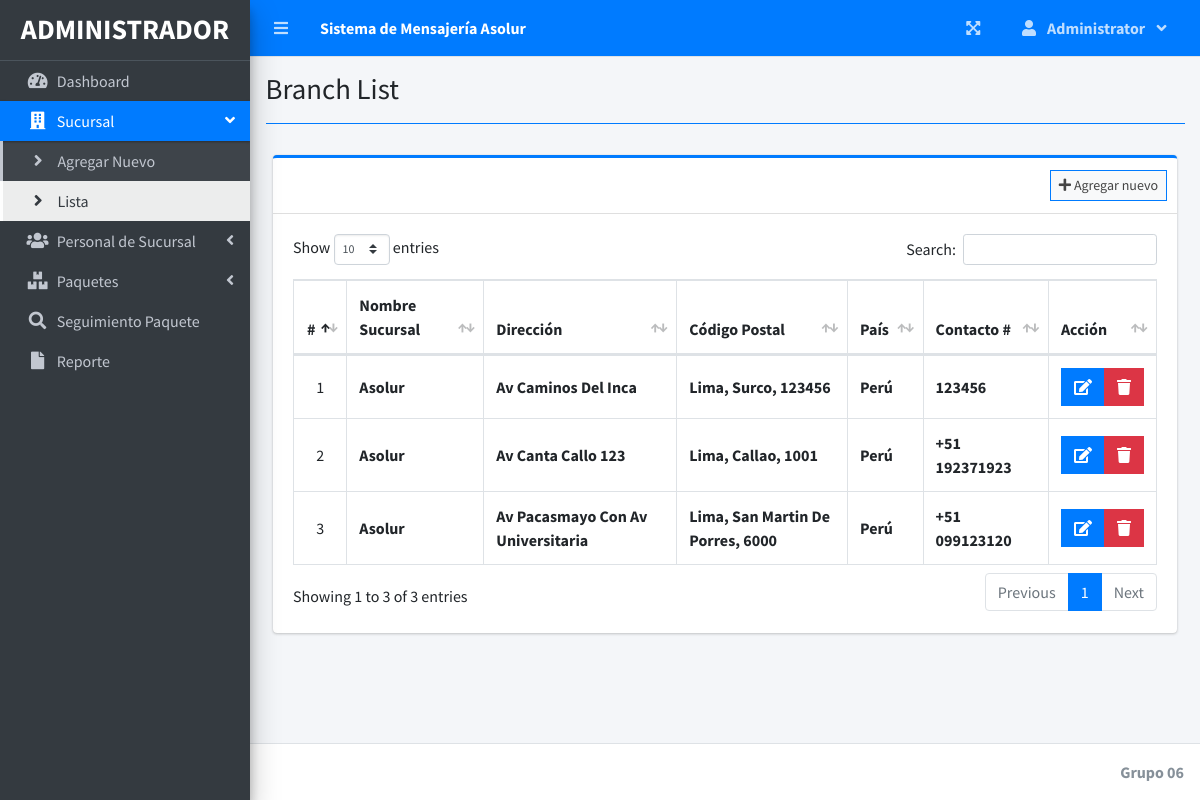
The page /index.php?page=branch_list (signed in) on the database its author committed.
### tables this page shows
CREATE TABLE `branches` (
  `id` int(30) NOT NULL,
  `branch_code` varchar(50) NOT NULL,
  `street` text NOT NULL,
  `city` text NOT NULL,
  `state` text NOT NULL,
  `zip_code` varchar(50) NOT NULL,
  `country` text NOT NULL,
  `contact` varchar(100) NOT NULL,
  `date_created` datetime NOT NULL DEFAULT current_timestamp()
);

### branch_list.php (the view, shortened to what this page needs)
<?php include'db_connect.php' ?>
<div class="col-lg-12">
	<div class="card card-outline card-primary">
		<div class="card-header">
			<div class="card-tools">
				<a class="btn btn-block btn-sm btn-default btn-flat border-primary " href="./index.php?page=new_branch"><i class="fa fa-plus"></i> Agregar nuevo</a>
			</div>
		</div>
		<div class="card-body">
			<table class="table tabe-hover table-bordered" id="list">
				<!-- <colgroup>
					<col width="5%">
					<col width="15%">
					<col width="25%">
					<col width="25%">
					<col width="15%">
				</colgroup> -->
				<thead>
					<tr>
						<th class="text-center">#</th>
						<th>Nombre Sucursal</th>
						<th>Dirección</th>
						<th>Código Postal</th>
						<th>País</th>
						<th>Contacto #</th>
						<th>Acción</th>
					</tr>
				</thead>
				<tbody>
					<?php
					$i = 1;
					$qry = $conn->query("SELECT * FROM branches order by street asc,city asc, state asc ");
					while($row= $qry->fetch_assoc()):
					?>
					<tr>
						<td class="text-center"><?php echo $i++ ?></td>
						<td class=""><b><?php echo $row['branch_code'] ?></b></td>
						<td><b><?php echo ucwords($row['street']) ?></b></td>
						<td><b><?php echo ucwords($row['city'].', '.$row['state'].', '.$row['zip_code']) ?></b></td>
						<td><b><?php echo ucwords($row['country']) ?></b></td>
						<td><b><?php echo $row['contact'] ?></b></td>
						<td class="text-center">
		                    <div class="btn-group">
		                        <a href="index.php?page=edit_branch&id=<?php echo $row['id'] ?>" class="btn btn-primary btn-flat ">
		                          <i class="fas fa-edit"></i>
		                        </a>
		                        <button type="button" class="btn btn-danger btn-flat delete_branch" data-id="<?php echo $row['id'] ?>">
		                          <i class="fas fa-trash"></i>
		                        </button>
	                      </div>
						</td>
					</tr>
				<?php endwhile; ?>
				</tbody>
			</table>
		</div>
	</div>
</div>

### index.php (shortened to what this page needs)
<!DOCTYPE html>
<!DOCTYPE html>
<html lang="en">
<?php
	include 'header.php'
?>
<body class="hold-transition sidebar-mini layout-fixed layout-navbar-fixed layout-footer-fixed">
<div class="wrapper">
  <?php include 'topbar.php' ?>
  <?php include 'sidebar.php' ?>
  <div class="content-wrapper">
    <div class="content-header">
      <div class="container-fluid">
        <div class="row mb-2">
          <div class="col-sm-6">
            <h1 class="m-0"><?php echo $title ?></h1>
          </div>
        </div>
            <hr class="border-primary">
      </div>
    </div>
    <section class="content">
      <div class="container-fluid">
         <?php
            $page = isset($_GET['page']) ? $_GET['page'] : 'home';
            if(!file_exists($page.".php")){
                include '404.html';
            }else{
            include $page.'.php';
            }
          ?>
      </div>
    </section>
  </div>
  <footer class="main-footer">
    <div class="float-right d-none d-sm-inline-block">
      <b>Grupo 06</b>
    </div>
  </footer>
</div>
</body>
</html>

### header.php (shortened to what this page needs)
<head>
  <?php
  $title = isset($_GET['page']) ? ucwords(str_replace("_", ' ', $_GET['page'])) : "Inicio";
  $title = str_replace("Persons Companies","Persons/Companies",$title);
  ?>
  <link rel="stylesheet" href="assets/plugins/fontawesome-free/css/all.min.css">
  <link rel="stylesheet" href="assets/plugins/overlayScrollbars/css/OverlayScrollbars.min.css">
  <link rel="stylesheet" href="assets/plugins/datatables-bs4/css/dataTables.bootstrap4.min.css">
  <link rel="stylesheet" href="assets/plugins/datatables-responsive/css/responsive.bootstrap4.min.css">
  <link rel="stylesheet" href="assets/plugins/datatables-buttons/css/buttons.bootstrap4.min.css">
  <link rel="stylesheet" href="assets/plugins/select2/css/select2.min.css">
  <link rel="stylesheet" href="assets/plugins/select2-bootstrap4-theme/select2-bootstrap4.min.css">
  <link rel="stylesheet" href="assets/plugins/sweetalert2-theme-bootstrap-4/bootstrap-4.min.css">
  <link rel="stylesheet" href="assets/plugins/toastr/toastr.min.css">
  <link rel="stylesheet" href="assets/plugins/dropzone/min/dropzone.min.css">
  <link rel="stylesheet" href="assets/dist/css/jquery.datetimepicker.min.css">
  <link rel="stylesheet" href="assets/plugins/icheck-bootstrap/icheck-bootstrap.min.css">
  <link rel="stylesheet" href="assets/plugins/bootstrap4-toggle/css/bootstrap4-toggle.min.css">
  <link rel="stylesheet" href="assets/dist/css/adminlte.min.css">
  <link rel="stylesheet" href="assets/dist/css/styles.css">
  <link rel="stylesheet" href="assets/plugins/summernote/summernote-bs4.min.css">
</head>

### topbar.php (shortened to what this page needs)
<nav class="main-header navbar navbar-expand navbar-primary navbar-dark ">
  <ul class="navbar-nav">
    <?php if(isset($_SESSION['login_id'])): ?>
    <li class="nav-item">
      <a class="nav-link" data-widget="pushmenu" href="" role="button"><i class="fas fa-bars"></i></a>
    </li>
  <?php endif; ?>
    <li>
      <a class="nav-link text-white"  href="./" role="button"> <large><b><?php echo $_SESSION['system']['name'] ?></b></large></a>
    </li>
  </ul>
  <ul class="navbar-nav ml-auto">
    <li class="nav-item">
      <a class="nav-link" data-widget="fullscreen" href="#" role="button">
        <i class="fas fa-expand-arrows-alt"></i>
      </a>
    </li>
   <li class="nav-item dropdown">
          <a class="nav-link"  data-toggle="dropdown" aria-expanded="true" href="javascript:void(0)">
            <span>
              <div class="d-felx badge-pill">
                <span class="fa fa-user mr-2"></span>
                <span><b><?php echo ucwords($_SESSION['login_firstname']) ?></b></span>
                <span class="fa fa-angle-down ml-2"></span>
              </div>
            </span>
          </a>
    </li>
  </ul>
</nav>

### sidebar.php (shortened to what this page needs)
<aside class="main-sidebar sidebar-dark-primary elevation-4">
  <div class="dropdown">
 	<a href="./" class="brand-link">
      <?php if($_SESSION['login_type'] == 1): ?>
      <h3 class="text-center p-0 m-0"><b>ADMINISTRADOR</b></h3>
      <?php else: ?>
      <h3 class="text-center p-0 m-0"><b>PERSONAL</b></h3>
      <?php endif; ?>
  </a>
  </div>
  <div class="sidebar pb-4 mb-4">
    <nav class="mt-2">
      <ul class="nav nav-pills nav-sidebar flex-column nav-flat" data-widget="treeview" role="menu" data-accordion="false">
        <li class="nav-item dropdown">
          <a href="./" class="nav-link nav-home">
            <i class="nav-icon fas fa-tachometer-alt"></i>
            <p>
              Dashboard
            </p>
          </a>
        </li>
        <?php if($_SESSION['login_type'] == 1): ?>
        <li class="nav-item">
          <a href="#" class="nav-link nav-edit_branch">
            <i class="nav-icon fas fa-building"></i>
            <p>
              Sucursal
              <i class="right fas fa-angle-left"></i>
            </p>
          </a>
          <ul class="nav nav-treeview">
            <li class="nav-item">
              <a href="./index.php?page=new_branch" class="nav-link nav-new_branch tree-item">
                <i class="fas fa-angle-right nav-icon"></i>
                <p>Agregar Nuevo</p>
              </a>
            </li>
            <li class="nav-item">
              <a href="./index.php?page=branch_list" class="nav-link nav-branch_list tree-item">
                <i class="fas fa-angle-right nav-icon"></i>
                <p>Lista</p>
              </a>
            </li>
          </ul>
        </li>
        <li class="nav-item">
          <a href="#" class="nav-link nav-edit_staff">
            <i class="nav-icon fas fa-users"></i>
            <p>
              Personal de Sucursal
              <i class="right fas fa-angle-left"></i>
            </p>
          </a>
        </li>
      <?php endif; ?>
        <li class="nav-item">
          <a href="#" class="nav-link nav-edit_parcel">
            <i class="nav-icon fas fa-boxes"></i>
            <p>
              Paquetes
              <i class="right fas fa-angle-left"></i>
            </p>
          </a>
        </li>
         <li class="nav-item dropdown">
          <a href="./index.php?page=track" class="nav-link nav-track">
            <i class="nav-icon fas fa-search"></i>
            <p>
              Seguimiento Paquete
            </p>
          </a>
        </li>
         <li class="nav-item dropdown">
          <a href="./index.php?page=reports" class="nav-link nav-reports">
            <i class="nav-icon fas fa-file"></i>
            <p>
              Reporte
            </p>
          </a>
        </li>
      </ul>
    </nav>
  </div>
</aside>

### branch_list.php (style rules this page uses)
table td { vertical-align: middle !important; }

### rows shown on the page
branches: branch_code "Asolur", street "Av Caminos Del Inca", city+state+zip_code "Lima, Surco, 123456", country "Perú", contact "123456"
branches: branch_code "Asolur", street "Av Canta Callo 123", city+state+zip_code "Lima, Callao, 1001", country "Perú", contact "+51 192371923"
branches: branch_code "Asolur", street "Av Pacasmayo Con Av Universitaria", city+state+zip_code "Lima, San Martin De Porres, 6000", country "Perú", contact "+51 099123120"

### other values the page prints
$_SESSION['system']['name'] "Sistema de Mensajería Asolur"
$_SESSION['login_firstname'] "Administrator"
$title "Branch List"
